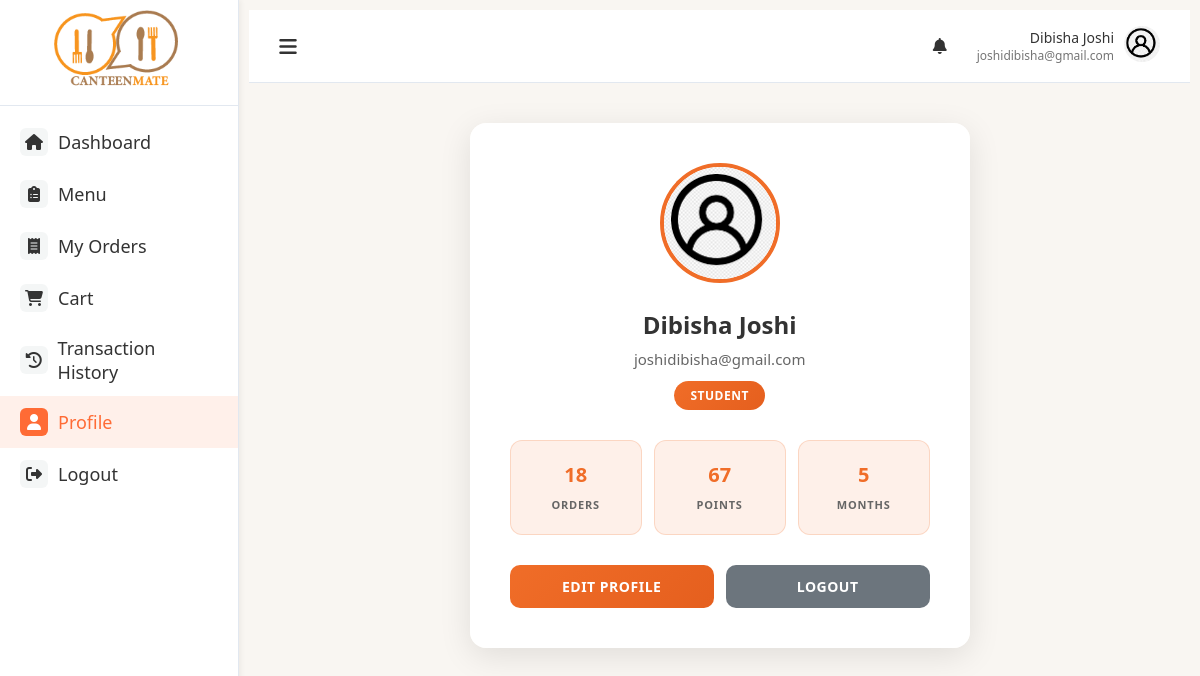
The app's page /profile (signed in) with its own data.
### models.py (models this page shows, shortened)
class User(db.Model):
    id = db.Column(db.Integer, primary_key=True)
    fullname = db.Column(db.String(100), nullable=False)
    email = db.Column(db.String(100), unique=True, nullable=False)
    password = db.Column(db.String(200), nullable=False)
    role = db.Column(db.String(20), nullable=False)
    phone = db.Column(db.String(10))
    created_at = db.Column(db.DateTime, server_default=db.func.now())

### main.py (the view, shortened to what this page needs)
@app.route('/profile', methods=['GET', 'POST'])
@login_required
def profile():
    if 'user_id' not in session:
        return redirect(url_for('login'))
    user = User.query.get(session['user_id'])
    if not user:
        flash("User not found.", "danger")
        return redirect(url_for('login'))
    total_orders = Order.query.filter_by(user_id=user.id).count()
    total_points = db.session.query(
        db.func.coalesce(db.func.sum(Order.total_amount), 0)
    ).filter(Order.user_id == user.id).scalar()
    points = int(total_points // 100)
    months_since_joined = (datetime.utcnow().year - user.created_at.year) * 12 + (datetime.utcnow().month - user.created_at.month)
    if months_since_joined < 0:
        months_since_joined = 0
    return render_template(
        'profile.html',
        user=user,
        total_orders=total_orders,
        total_points=points,
        months_since_joined=months_since_joined,
        active_page='profile'
    )

### main.py (called while the page is built)
def login_required(view):
    @functools.wraps(view)
    def wrapped_view(**kwargs):
        if 'user_id' not in session:
            flash('Please log in to access this page', 'warning')
            return redirect(url_for('login'))
        return view(**kwargs)
    return wrapped_view

@app.context_processor
def inject_new_orders_count():
    count = Order.query.filter_by(status='pending').count()
    print(count)
    return dict(new_orders_count=count)

### templates/profile.html (shortened to what this page needs)
{% extends "base.html" %}
{% block content %}
<div id="profile" class="page">
    <div class="profile-container {% if get_flashed_messages() %}editing{% endif %}" id="profileContainer">
        <div class="profile-card">
            <img src="{{ url_for('static', filename='img/user.png') }}" alt="User Avatar" class="profile-avatar">
            <h2 class="profile-name">{{ user.fullname }}</h2>
            <p class="profile-email">{{ user.email }}</p>
            <div class="profile-role">{{ user.role }}</div>
           <div class="profile-stats">
                <div class="stat-box">
                    <span class="value">{{ total_orders }}</span>
                    <span class="label">Orders</span>
                </div>
                <div class="stat-box">
                    <span class="value">{{ total_points|int }}</span>
                    <span class="label">Points</span>
                </div>
                <div class="stat-box">
                    <span class="value">{{ months_since_joined }}</span>
                    <span class="label">Months</span>
                </div>
            </div>
            <div class="profile-actions">
                <button class="profile-action-btn edit-profile-btn" onclick="toggleProfileForm()" id="editBtn">
                    Edit Profile
                </button>
                <button class="profile-action-btn logout-btn" onclick="handleLogout()">
                    Logout
                </button>
            </div>
        </div>
    </div>
</div>
{% endblock %}

### templates/base.html (shortened to what this page needs)
<!DOCTYPE html>
<html lang="en">
<head>
    <link rel="stylesheet" href="https://cdnjs.cloudflare.com/ajax/libs/font-awesome/6.4.0/css/all.min.css">
    <link href="https://cdnjs.cloudflare.com/ajax/libs/font-awesome/6.4.0/css/all.min.css" rel="stylesheet">
    <link rel="stylesheet" href="{{ url_for('static', filename='css/styles.css') }}">
</head>
<body>
    <div class="container">
        <div class="sidebar">
            <div class="logo">
                <img src="{{ url_for('static', filename='img/logo.png') }}" alt="Canteen Logo">
            </div>
            <div class="sidebar-menu">
                <a href="{{ url_for('user_dashboard') }}" class="side-menu-item {% if active_page == 'dashboard' %}active{% endif %}">
                    <div class="menu-icon"><i class="fas fa-home"></i></div>
                    <div class="menu-text">Dashboard</div>
                </a>
                <a href="{{ url_for('user_menu')}}" class="side-menu-item {% if active_page == 'menu' %}active{% endif %}">
                    <div class="menu-icon"><i class="fas fa-clipboard-list"></i></div>
                    <div class="menu-text">Menu</div>
                </a>
                <a href="{{ url_for('orders') }}" class="side-menu-item {% if active_page == 'orders' %}active{% endif %}">
                    <div class="menu-icon"><i class="fas fa-receipt"></i></div>
                    <div class="menu-text">My Orders</div>
                </a>
                <a href="{{ url_for('cart')}}" class="side-menu-item {% if active_page == 'cart' %}active{% endif %}">
                    <div class="menu-icon"><i class="fas fa-shopping-cart"></i></div>
                    <div class="menu-text">Cart</div>
                </a>
                <a href="{{ url_for('transaction')}}" class="side-menu-item {% if active_page == 'transaction' %}active{% endif %}">
                    <div class="menu-icon"><i class="fas fa-history"></i></div>
                    <div class="menu-text">Transaction History</div>
                </a>
                <a href="{{ url_for('profile')}}" class="side-menu-item {% if active_page == 'profile' %}active{% endif %}">
                    <div class="menu-icon"><i class="fas fa-user"></i></div>
                    <div class="menu-text">Profile</div>
                </a>
                <a href="{{ url_for('logout') }}" class="side-menu-item {% if active_page == 'logout' %}active{% endif %}">
                    <div class="menu-icon"><i class="fas fa-sign-out-alt"></i></div>
                    <div class="menu-text">Logout</div>
                </a>
            </div>
        </div>
        <div class="main-content">
            <div class="top-nav">
                <button class="btn nav-toggle" onclick="document.querySelector('.sidebar').classList.toggle('active')">
                    <i class="fas fa-bars"></i>
                </button>
                <div class="user-menu">
                    <div class="notifications" id="notificationBtn">
                        <i class="fas fa-bell"></i>
                    </div>
                    <div class="user-profile">
                        <div class="user-info">
                            <div class="user-name">{{ user.fullname }}</div>
                            <div class="user-email">{{ user.email }}</div>
                        </div>
                        <div class="user-avatar">
                            <img src="{{ url_for('static', filename='img/user.png') }}" alt="User Avatar">
                        </div>
                    </div>
                </div>
            </div>
            <div class="page-content">
                {% block content %}{% endblock %}
            </div>
        </div>
    </div>
</body>
</html>

### static/css/styles.css (style rules this page uses)
:root { --primary-color: #FF6B35; --secondary-color: #2F4858; --background-color: #f9f6f2; --sidebar-bg: #FFFFFF; --panel-bg: #FFFFFF; --text-color: #333333; --text-light: #757575; --border-color: #E0E0E0; --active-color: #FF6B35; --danger-color: #FF3B30; --success-color: #34C759; }
* { margin: 0; padding: 0; box-sizing: border-box; font-family: 'Segoe UI', Tahoma, Geneva, Verdana, sans-serif; }
body { background-color: var(--background-color); color: var(--text-color); }
.container { display: flex; height: 100vh; overflow: hidden; }
.sidebar { width: 300px; background-color: var(--sidebar-bg); height: 100%; overflow-y: auto; border-right: 1px solid var(--border-color); box-shadow: 2px 0 5px rgba(0, 0, 0, 0.05); z-index: 100; }
.logo { align-items: center; padding: 10px; border-bottom: 1px solid var(--border-color); }
.logo img { height: 80px; margin-right: 10px; margin-left: 20%; }
.sidebar-menu { padding: 10px 0; }
.side-menu-item { display: flex; align-items: center; padding: 12px 20px; color: var(--text-color); text-decoration: none; transition: all 0.3s ease; }
.side-menu-item:hover, .side-menu-item.active { background-color: rgba(255, 107, 53, 0.1); color: var(--active-color); }
.menu-icon { width: 28px; height: 28px; display: flex; align-items: center; justify-content: center; margin-right: 10px; background-color: rgba(47, 72, 88, 0.05); border-radius: 6px; }
.side-menu-item.active .menu-icon { background-color: var(--active-color); color: white; }
.menu-text { font-size: 18px; }
.main-content { padding: 10px; width: 100%; overflow-y: auto; height: 100vh; }
.top-nav { display: flex; justify-content: space-between; align-items: center; padding: 15px 30px; background-color: white; border-bottom: 1px solid var(--border-color); }
.user-menu { display: flex; align-items: center; }
.user-profile { display: flex; align-items: center; }
.user-info { text-align: right; margin-right: 10px; }
.user-name { font-size: 14px; font-weight: 500; }
.user-email { font-size: 12px; color: var(--text-light); }
.user-avatar img { width: 36px; height: 36px; border-radius: 50%; object-fit: cover; }
.page-content { flex: 1; padding: 20px 0px 20px 0px; overflow-y: auto; }
:root { --primary-color: #2563eb; --secondary-color: #f59e0b; --accent-color: #10b981; --danger-color: #ef4444; --dark-color: #1f2937; --light-color: #f8fafc; --border-color: #e2e8f0; --recommendation-color: #667eea; --collaborative-color: #8b5cf6; --popular-color: #f59e0b; --shadow-sm: 0 1px 2px 0 rgba(0, 0, 0, 0.05); --shadow-md: 0 4px 6px -1px rgba(0, 0, 0, 0.1), 0 2px 4px -1px rgba(0, 0, 0, 0.06); --shadow-lg: 0 10px 15px -3px rgba(0, 0, 0, 0.1), 0 4px 6px -2px rgba(0, 0, 0, 0.05); --shadow-xl: 0 20px 25px -5px rgba(0, 0, 0, 0.1), 0 10px 10px -5px rgba(0, 0, 0, 0.04); --gradient-primary: linear-gradient(135deg, #cd916e 0%, #776351 100%); --gradient-secondary: linear-gradient(135deg, #f093fb 0%, #f5576c 100%); --gradient-accent: linear-gradient(135deg, #4facfe 0%, #00f2fe 100%); --gradient-collaborative: linear-gradient(135deg, #a78bfa 0%, #8b5cf6 100%); --gradient-popular: linear-gradient(135deg, #fbbf24 0%, #f59e0b 100%); }

### templates/base.html (style rules this page uses)
.nav-toggle { background: none; border: none; outline: none; cursor: pointer; padding: 0; margin: 0; font-size: 20px; color: #333; }
.notifications { position: relative; cursor: pointer; padding: 10px; border-radius: 50%; transition: background-color 0.3s; }
.user-menu { display: flex; align-items: center; gap: 20px; }

### records on screen
User: fullname "Dibisha Joshi", email "joshidibisha@gmail.com", role "STUDENT"

### other values on screen
{{ total_orders }} "18"
{{ total_points|int }} "67"
